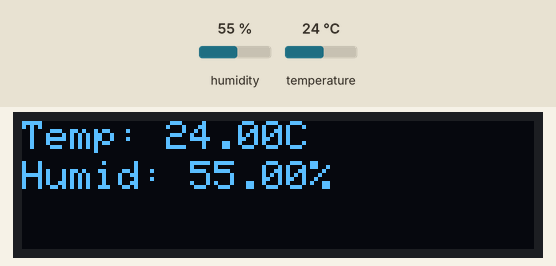
This sketch was run on a simulated ESP8266 (NodeMCU). Parts: 128×32 one-colour display. Inputs (shaded band) come from the test bench; at power-on: humidity 55 %, temperature 24 °C. WiFi joins after 1.5 s; servers stay silent unless stated; uploads are accepted with an empty reply; what the sketch prints to the serial monitor is not drawn.

Above: at 2.7 s.
2.8 s: humidity set to 22 %
At 4.5 s:
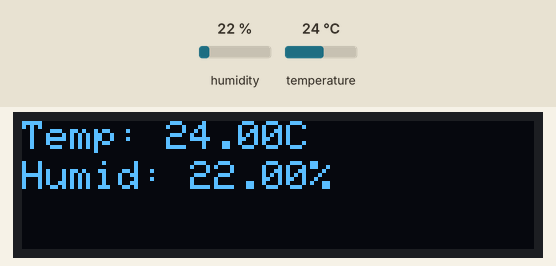
5.7 s: temperature set to 12 °C
At 6.9 s:
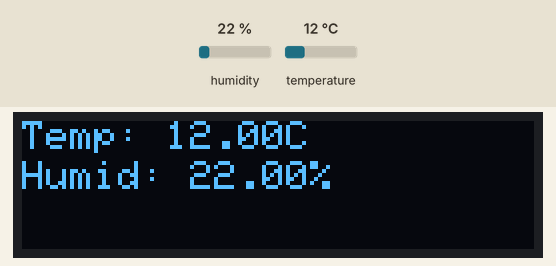
8.6 s: humidity set to 40 %
At 11.6 s:
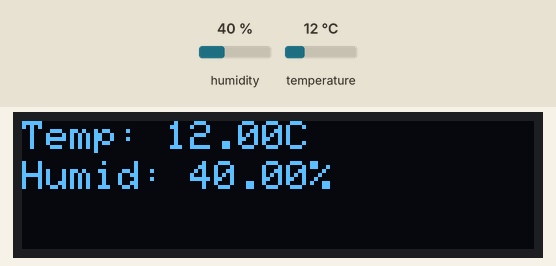
11.9 s: temperature set to 19 °C
At 13.9 s:
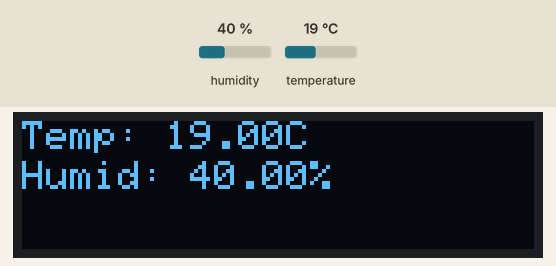
Timing chart, 0 to 15.4 s (numbered marks = the images above; inputs shaded):
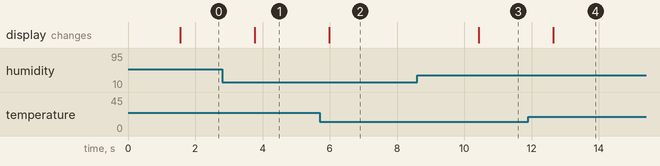

The sketch:

dht_22_and_screen.ino
```cpp
#include <dummy.h>

#include <Adafruit_GFX.h>
#include <Adafruit_SSD1306.h>
#include "DHT.h"
#include <ESP8266WiFi.h>
#include <ESP8266HTTPClient.h>
#include <ArduinoJson.h>

#define SCREEN_WIDTH 128 // Largeur de l'écran OLED en pixels
#define SCREEN_HEIGHT 32 // Hauteur de l'écran OLED en pixels
#define OLED_RESET     -1 // Pas utilisé

Adafruit_SSD1306 display(SCREEN_WIDTH, SCREEN_HEIGHT, &Wire, OLED_RESET);

#define SDA_PIN 19
#define SCL_PIN 22

#define DHTPIN D5     // Broche où est connecté le DHT22
#define DHTTYPE DHT22   // DHT 22 (AM2302)

const char* ssid = "Livebox-E190";
const char* password = "AE64iEHxDuw5NpCFfE";
const char* serverUrl = "http://192.168.1.20:3000/sensor-data";


DHT dht(DHTPIN, DHTTYPE);
WiFiClient client;


void setup() {
    Serial.begin(115200);

WiFi.begin(ssid, password);
Serial.println("Tentative de connexion au Wi-Fi...");

while (WiFi.status() != WL_CONNECTED) {
    delay(500);
    Serial.print(".");
}

Serial.println("");
Serial.println("Connecté au Wi-Fi.");
Serial.print("Adresse IP: ");
Serial.println(WiFi.localIP());

    // Initialisation de l'écran OLED
    Wire.begin(SDA_PIN, SCL_PIN); // Initialise la communication I2C
    if(!display.begin(SSD1306_SWITCHCAPVCC, 0x3C)) {
        Serial.println(F("SSD1306 allocation failed"));
        for(;;); // Boucle infinie en cas d'échec
    }
    display.clearDisplay();

    // Initialisation du capteur DHT
    dht.begin();
}

void loop() {
// Lire l'humidité et la température
float humidity = dht.readHumidity();
float temperature = dht.readTemperature();

// Utiliser Serial.print pour afficher les lectures sur le moniteur série
if (isnan(humidity) || isnan(temperature)) {
Serial.println(F("Failed to read from DHT sensor!"));
} else {
// Afficher les lectures sur le moniteur série
Serial.print(F("Humidity: "));
Serial.print(humidity);
Serial.print(F("%, Temperature: "));
Serial.print(temperature);
Serial.println(F("C"));
}

// Afficher les lectures sur l'écran OLED
display.clearDisplay();
display.setTextSize(1);
display.setTextColor(SSD1306_WHITE);
display.setCursor(0,0);
display.print(F("Temp: "));
display.print(temperature);
display.println(F("C"));
display.setCursor(0, 10);
display.print(F("Humid: "));
display.print(humidity);
display.println(F("%"));
display.display();

delay(2000);

if (WiFi.status() == WL_CONNECTED) {
    HTTPClient http;
    http.begin(client, serverUrl); // Commencez la connexion avec le client WiFi

    http.addHeader("Content-Type", "application/json");

    // Créez l'objet JSON pour l'envoi
    StaticJsonDocument<200> jsonDoc;
    jsonDoc["temperature"] = temperature;
    jsonDoc["humidity"] = humidity;
    String requestBody;
    serializeJson(jsonDoc, requestBody);

    // Envoyez la requête POST
    int httpResponseCode = http.POST(requestBody);

    if (httpResponseCode > 0) {
        String response = http.getString();
        Serial.println(response);
    } else {
        Serial.print("Error on sending POST: ");
        Serial.println(httpResponseCode);
    }

    http.end(); // Terminez la connexion
}
}
```

Measured:
- after the input at 2.8 s, the display: changes after 0.97 s (image 1)
- after the input at 5.7 s, the display: changes after 0.29 s (image 2)
- after the input at 8.6 s, the display: changes after 1.8 s (image 3)
- after the input at 11.9 s, the display: changes after 0.74 s (image 4)
